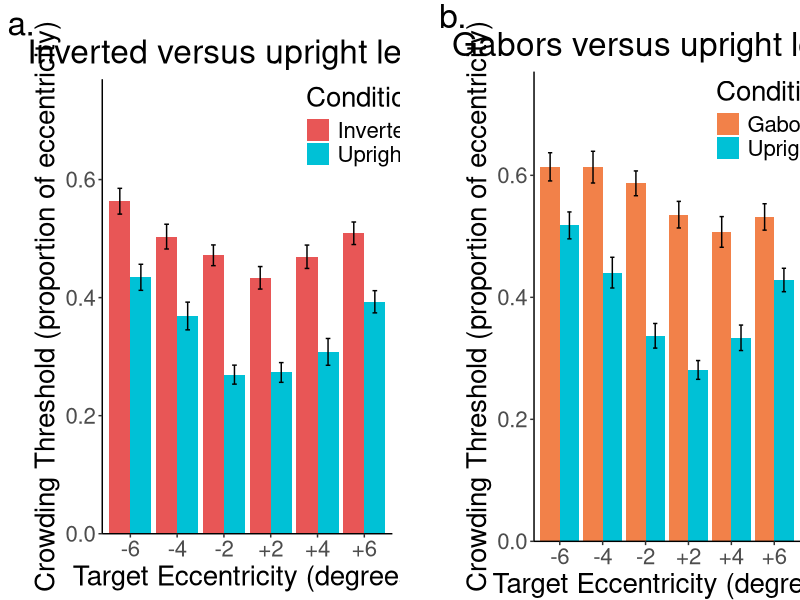
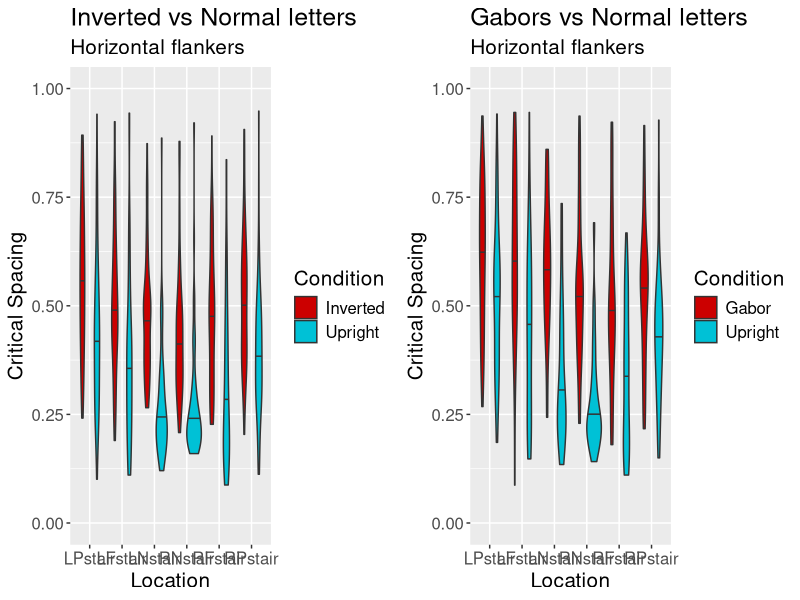
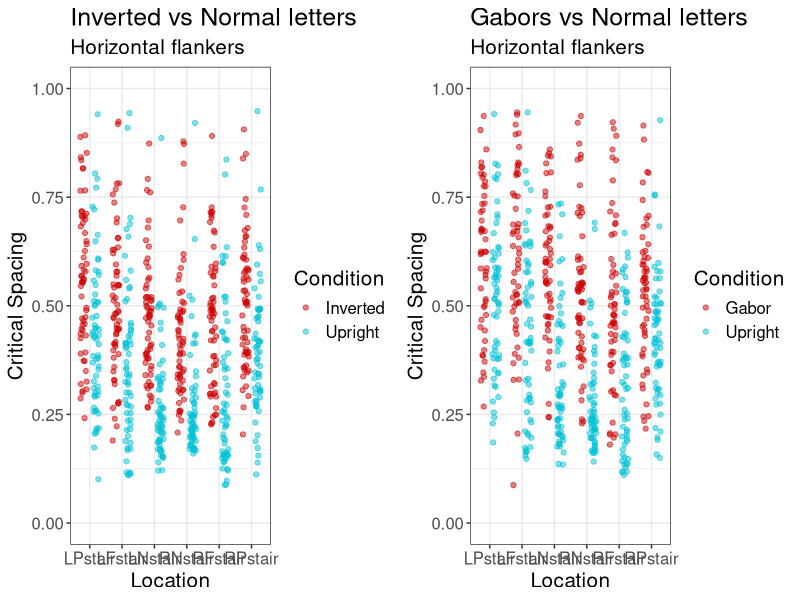

The R source for these figures, in order:
# Analysis for Study 1 of ""

# packages
require(lme4)
require(lmerTest)
require(car)

require(dplyr)
require(tidyr)

require(ggplot2)
require(gridExtra)

# working directory
setwd("/Users/kwinsler/Documents/GitHub/Letter_crowding_study/Study1")

# load cleaned data
s1a_dat <- read.delim(file = 'a_letters_vs_invertedletters/CRD_INV_HOR_data.csv', sep = ',', header = T)
s1b_dat <- read.delim(file = 'b_letters_vs_gabors/CRD_GAB_HOR_data.csv', sep = ',', header = T)

# combine data
s1a_dat$Experiment <- 'INV'
s1b_dat$Experiment <- 'GAB'

alldat <- rbind(s1a_dat, s1b_dat)
alldat$Stair_short <- substr(alldat$Stair, 3, 9) # better label

## Bar plots

# aggregated data to plot
all_pdat <- alldat %>% 
  group_by(Experiment, Stair_short, Condition) %>%  
  summarise(mean = mean(Mean), 
            sd = sd(Mean),
            n = n(),  
            se = sd(Mean)/sqrt(n())) %>%
  mutate(Stair = case_when(
    Stair_short == "LPstair" ~ '-6',
    Stair_short == "LFstair" ~ '-4',
    Stair_short == "LNstair" ~ '-2',
    Stair_short == "RNstair" ~ '+2',
    Stair_short == "RFstair" ~ '+4',
    Stair_short == "RPstair"~ '+6'))

# plot
ylimits <- c(0,0.7)

all_pdat[all_pdat$Experiment == 'INV', ] %>%
  ggplot(aes(Stair, mean, fill = Condition)) +
    geom_bar(stat="identity", position = 'dodge', aes(fill = Condition)) +
    scale_fill_manual("Condition", values = c("Inverted" = "#e85656", "Upright" = "#00c1d6")) +
    scale_x_discrete(limits=c("-6","-4","-2","+2","+4","+6")) +
    geom_errorbar(position = position_dodge(.9), aes(ymin = mean - se, ymax = mean + se), width=0.2) + 
    labs(x = 'Target Eccentricity (degrees)', 
         y = 'Crowding Threshold (proportion of eccentricity)', 
         title = 'Inverted versus upright letters',
         tag = 'a.') +
    scale_y_continuous(limits = ylimits,expand = expansion(mult = c(0, .1))) +
    theme_classic() +
    theme(plot.title = element_text(hjust = 0.5),
          legend.position=c(.9,.9),
          text = element_text(size=20)) -> p1

all_pdat[all_pdat$Experiment == 'GAB', ] %>%
  ggplot(aes(Stair, mean, fill = Condition)) +
  geom_bar(stat="identity", position = 'dodge', aes(fill = Condition)) +
  scale_fill_manual("Condition", values = c("Gabor" = "#f28149", "Upright" = "#00c1d6")) +
  scale_x_discrete(limits=c("-6","-4","-2","+2","+4","+6")) +
  geom_errorbar(position = position_dodge(.9), aes(ymin = mean - se, ymax = mean + se), width=0.2) + 
  labs(x = 'Target Eccentricity (degrees)', 
       y = 'Crowding Threshold (proportion of eccentricity)', 
       title = 'Gabors versus upright letters',
       tag = 'b.') +
  scale_y_continuous(limits = ylimits, expand = expansion(mult = c(0, .1))) +
  theme_classic() +
  theme(plot.title = element_text(hjust = 0.5),
        legend.position=c(.9,.9),
        text = element_text(size=20),
        plot.margin = unit(c(0,0,0,1), "cm")) -> p2

grid.arrange(p1, p2, nrow = 1)
# exported at 1800 x 800

### Other plots

## Violin plots
ylimits <- c(0,1)

alldat[alldat$Experiment == 'INV', ] %>%
  ggplot(aes(Stair_short, Mean, fill = Condition)) +
  geom_violin(aes(fill = Condition), draw_quantiles = c(0.5)) +
  ylim(ylimits) +
  scale_fill_manual("Condition", values = c("Inverted" = "#cc0000", "Upright" = "#00c1d6")) +
  scale_x_discrete(limits=c('LPstair', 'LFstair', 'LNstair','RNstair', 'RFstair','RPstair')) +
  labs(x = 'Location', y = 'Critical Spacing', 
       subtitle = 'Horizontal flankers',title = 'Inverted vs Normal letters') +
  theme(text = element_text(size=15)) -> p1

alldat[alldat$Experiment == 'GAB', ] %>%
  ggplot(aes(Stair_short, Mean, fill = Condition)) +
  geom_violin(aes(fill = Condition), draw_quantiles = c(0.5)) +
  ylim(ylimits) +
  scale_fill_manual("Condition", values = c("Gabor" = "#cc0000", "Upright" = "#00c1d6")) +
  scale_x_discrete(limits=c('LPstair', 'LFstair', 'LNstair','RNstair', 'RFstair','RPstair')) +
  labs(x = 'Location', y = 'Critical Spacing', 
       subtitle = 'Horizontal flankers',title = 'Gabors vs Normal letters') +
  theme(text = element_text(size=15)) -> p2
  
grid.arrange(p1, p2, nrow = 1)

## dot/rain plots
ylimits <- c(0,1)
alpha <- .5

alldat[alldat$Experiment == 'INV', ] %>%
  ggplot(aes(Stair_short, Mean, color = Condition)) +
  geom_point(aes(color = Condition), alpha = alpha, 
             position=position_jitterdodge(jitter.width = 0.2)) +
  ylim(ylimits) +
  scale_color_manual("Condition", values = c("Inverted" = "#cc0000", "Upright" = "#00c1d6")) +
  scale_x_discrete(limits=c('LPstair', 'LFstair', 'LNstair','RNstair', 'RFstair','RPstair')) +
  labs(x = 'Location', y = 'Critical Spacing', 
       subtitle = 'Horizontal flankers',title = 'Inverted vs Normal letters') +
  theme_bw() +
  theme(text = element_text(size=15)) -> p1

alldat[alldat$Experiment == 'GAB', ] %>%
  ggplot(aes(Stair_short, Mean, fill = Condition)) +
  geom_point(aes(color = Condition), alpha = alpha, 
             position=position_jitterdodge(jitter.width = 0.2)) +  
  ylim(ylimits) +
  scale_color_manual("Condition", values = c("Gabor" = "#cc0000", "Upright" = "#00c1d6")) +
  scale_x_discrete(limits=c('LPstair', 'LFstair', 'LNstair','RNstair', 'RFstair','RPstair')) +
  labs(x = 'Location', y = 'Critical Spacing', 
       subtitle = 'Horizontal flankers',title = 'Gabors vs Normal letters') +
  theme_bw() +
  theme(text = element_text(size=15)) -> p2

grid.arrange(p1, p2, nrow = 1)

#### Analysis ####

## Study 1a - inverted vs upright letters

# main model
fit.s1a <- lmer(Mean ~ CondEff * HemifieldEff * EccentricityEff 
            + (1 | SUBJECT)
            + (0 + CondEff | SUBJECT)
            + (0 + HemifieldEff | SUBJECT)
            + (0 + EccentricityEff | SUBJECT)
            , data = s1a_dat)

summary(fit.s1a)
Anova(fit.s1a, type = 3)

# upright only follow up
fit.s1a.upr <- lmer(Mean ~ HemifieldEff * EccentricityEff 
                + (1 | SUBJECT)
                + (0 + HemifieldEff | SUBJECT)
                + (0 + EccentricityEff | SUBJECT)
                , data = s1a_dat[s1a_dat$Condition == "Upright", ] )

summary(fit.s1a.upr)
Anova(fit.s1a.upr, type = 3)

# inverted only follow up
fit.s1a.inv <- lmer(Mean ~ HemifieldEff * EccentricityEff 
                    + (1 | SUBJECT)
                    + (0 + HemifieldEff | SUBJECT)
                    + (0 + EccentricityEff | SUBJECT)
                    , data = s1a_dat[s1a_dat$Condition == "Inverted", ] )

summary(fit.s1a.inv)
Anova(fit.s1a.inv, type = 3)

## Study 1b - gabors vs upright letters

# main model
fit.s1b <- lmer(Mean ~ Condition * HemifieldEff * EccentricityEff 
            + (1 | SUBJECT)
            + (0 + CondEff | SUBJECT)
            + (0 + HemifieldEff | SUBJECT)
            + (0 + EccentricityEff | SUBJECT)
            , data = s1b_dat)

summary(fit.s1b)
Anova(fit.s1b, type = 3)

# upright only follow up
fit.s1b.upr <- lmer(Mean ~ HemifieldEff * EccentricityEff 
                    + (1 | SUBJECT)
                    + (0 + HemifieldEff | SUBJECT)
                    + (0 + EccentricityEff | SUBJECT)
                    , data = s1b_dat[s1b_dat$Condition == "Upright", ] )

summary(fit.s1b.upr)
Anova(fit.s1b.upr, type = 3)

# gabor only follow up
fit.s1b.gab <- lmer(Mean ~ HemifieldEff * EccentricityEff 
                    + (1 | SUBJECT)
                    + (0 + HemifieldEff | SUBJECT)
                    + (0 + EccentricityEff | SUBJECT)
                    , data = s1b_dat[s1b_dat$Condition == "Gabor", ] )

summary(fit.s1b.gab)
Anova(fit.s1b.gab, type = 3)

#### Cross-study analysis ####

## combine data
# inverted data
s1a_dat %>%
  filter(Condition == "Inverted") %>%
  mutate(SUBJECT = paste0(SUBJECT,'_2')) -> INV_dat # new subject id because different subjects in both exps

# combine with gabor data
INV_dat %>%
  rbind(filter(s1b_dat, Condition == "Gabor")) -> combined_dat
  
# model
fit.inv_gab <- lmer(Mean ~ Condition * HemifieldEff * EccentricityEff 
            + (1 | SUBJECT)
            + (0 + HemifieldEff | SUBJECT)
            + (0 + EccentricityEff | SUBJECT)
            , data = combined_dat)

summary(fit.inv_gab)
Anova(fit.inv_gab, type = 3)
